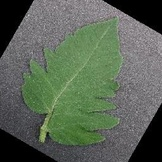
#> input picture img/p1.JPG, 162 x 162 px, shrunk from 256 x 256 before the run; its folder holds 4 pictures in this run
$ python '图像灰度化.py'
#> lines starting #> are read from the running program, lines starting #| are printed output that depends on the picture
# 图像灰度化批量

from PIL import Image
import os
input_dir = 'img/'
# 输入文件夹
out_dir = 'img/'
# 输出文件夹注意？转义字符使用///在不在其中
a = os.listdir(input_dir)
for i in a:
    print(i)
    I = Image.open(input_dir + i)
#> I is the input picture: PIL image 162x162 RGB; mean R, G, B 89.4, 100.3, 85.6
    L = I.convert('L')
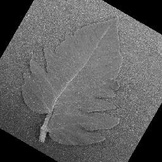
#> L: PIL image 162x162 L; min 0, max 202, mean 95.4
    L.save(out_dir + i)  # 自动重命名/替换
#> pass 2 of the loop `for i in a:`:
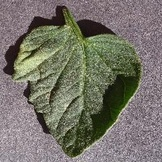
#> input picture img/p8.JPG, 162 x 162 px, shrunk from 256 x 256 before the run
#> I is the input picture: PIL image 162x162 RGB; mean R, G, B 118.3, 115.6, 105.2
#> `L = I.convert('L')`:
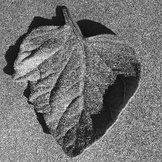
#> L: PIL image 162x162 L; min 7, max 243, mean 115.2
#> pass 3 of the loop `for i in a:`:
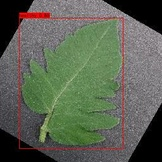
#> input picture img/resp1.JPG, 162 x 162 px, shrunk from 256 x 256 before the run
#> I is the input picture: PIL image 162x162 RGB; mean R, G, B 91.9, 98.8, 83.8
#> `L = I.convert('L')`:
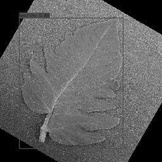
#> L: PIL image 162x162 L; min 0, max 193, mean 95
#> the loop made 4 passes; the first 3 are shown
